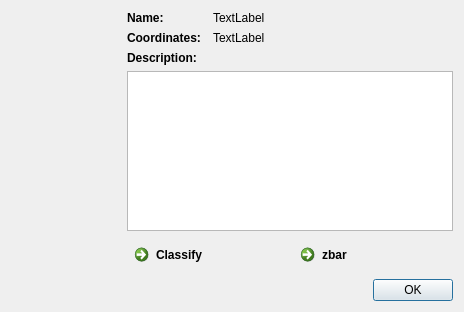
<?xml version="1.0" encoding="UTF-8"?>
<ui version="4.0">
 <class>TargetWindow</class>
 <widget class="QDialog" name="TargetWindow">
  <property name="geometry">
   <rect>
    <x>0</x>
    <y>0</y>
    <width>667</width>
    <height>321</height>
   </rect>
  </property>
  <property name="windowTitle">
   <string>Dialog</string>
  </property>
  <layout class="QVBoxLayout" name="verticalLayout">
   <property name="sizeConstraint">
    <enum>QLayout::SetFixedSize</enum>
   </property>
   <item>
    <layout class="QHBoxLayout" name="horizontalLayout">
     <property name="sizeConstraint">
      <enum>QLayout::SetFixedSize</enum>
     </property>
     <item>
      <widget class="QLabel" name="targetPic">
       <property name="sizePolicy">
        <sizepolicy hsizetype="Expanding" vsizetype="Expanding">
         <horstretch>0</horstretch>
         <verstretch>0</verstretch>
        </sizepolicy>
       </property>
       <property name="minimumSize">
        <size>
         <width>110</width>
         <height>0</height>
        </size>
       </property>
       <property name="autoFillBackground">
        <bool>true</bool>
       </property>
       <property name="frameShape">
        <enum>QFrame::NoFrame</enum>
       </property>
       <property name="frameShadow">
        <enum>QFrame::Sunken</enum>
       </property>
       <property name="lineWidth">
        <number>1</number>
       </property>
       <property name="midLineWidth">
        <number>0</number>
       </property>
       <property name="text">
        <string/>
       </property>
       <property name="scaledContents">
        <bool>false</bool>
       </property>
       <property name="alignment">
        <set>Qt::AlignCenter</set>
       </property>
      </widget>
     </item>
     <item>
      <layout class="QVBoxLayout" name="verticalLayout_2">
       <property name="spacing">
        <number>6</number>
       </property>
       <property name="sizeConstraint">
        <enum>QLayout::SetFixedSize</enum>
       </property>
       <property name="leftMargin">
        <number>0</number>
       </property>
       <item>
        <layout class="QHBoxLayout" name="horizontalLayout_2">
         <property name="topMargin">
          <number>0</number>
         </property>
         <item>
          <widget class="QLabel" name="label1">
           <property name="sizePolicy">
            <sizepolicy hsizetype="Preferred" vsizetype="Fixed">
             <horstretch>0</horstretch>
             <verstretch>0</verstretch>
            </sizepolicy>
           </property>
           <property name="maximumSize">
            <size>
             <width>80</width>
             <height>16777215</height>
            </size>
           </property>
           <property name="font">
            <font>
             <weight>75</weight>
             <bold>true</bold>
            </font>
           </property>
           <property name="text">
            <string>Name:</string>
           </property>
          </widget>
         </item>
         <item>
          <widget class="QLabel" name="nameLabel">
           <property name="text">
            <string>TextLabel</string>
           </property>
          </widget>
         </item>
        </layout>
       </item>
       <item>
        <layout class="QHBoxLayout" name="horizontalLayout_3">
         <property name="topMargin">
          <number>0</number>
         </property>
         <item>
          <widget class="QLabel" name="label_2">
           <property name="maximumSize">
            <size>
             <width>80</width>
             <height>16777215</height>
            </size>
           </property>
           <property name="font">
            <font>
             <weight>75</weight>
             <bold>true</bold>
            </font>
           </property>
           <property name="text">
            <string>Coordinates:</string>
           </property>
          </widget>
         </item>
         <item>
          <widget class="QLabel" name="coordinatesLabel">
           <property name="text">
            <string>TextLabel</string>
           </property>
          </widget>
         </item>
        </layout>
       </item>
       <item>
        <widget class="QLabel" name="label">
         <property name="font">
          <font>
           <weight>75</weight>
           <bold>true</bold>
          </font>
         </property>
         <property name="text">
          <string>Description:</string>
         </property>
        </widget>
       </item>
       <item>
        <widget class="QTextBrowser" name="description">
         <property name="sizePolicy">
          <sizepolicy hsizetype="Minimum" vsizetype="Minimum">
           <horstretch>0</horstretch>
           <verstretch>0</verstretch>
          </sizepolicy>
         </property>
         <property name="maximumSize">
          <size>
           <width>16777215</width>
           <height>160</height>
          </size>
         </property>
         <property name="readOnly">
          <bool>true</bool>
         </property>
        </widget>
       </item>
       <item>
        <layout class="QHBoxLayout" name="horizontalLayout_4">
         <property name="sizeConstraint">
          <enum>QLayout::SetFixedSize</enum>
         </property>
         <item>
          <widget class="QCommandLinkButton" name="classifyButton">
           <property name="sizePolicy">
            <sizepolicy hsizetype="Preferred" vsizetype="Fixed">
             <horstretch>0</horstretch>
             <verstretch>0</verstretch>
            </sizepolicy>
           </property>
           <property name="minimumSize">
            <size>
             <width>160</width>
             <height>0</height>
            </size>
           </property>
           <property name="maximumSize">
            <size>
             <width>160</width>
             <height>16777215</height>
            </size>
           </property>
           <property name="text">
            <string>Classify</string>
           </property>
          </widget>
         </item>
         <item>
          <widget class="QCommandLinkButton" name="zbar">
           <property name="sizePolicy">
            <sizepolicy hsizetype="Minimum" vsizetype="Preferred">
             <horstretch>0</horstretch>
             <verstretch>0</verstretch>
            </sizepolicy>
           </property>
           <property name="minimumSize">
            <size>
             <width>160</width>
             <height>0</height>
            </size>
           </property>
           <property name="maximumSize">
            <size>
             <width>160</width>
             <height>16777215</height>
            </size>
           </property>
           <property name="text">
            <string>zbar</string>
           </property>
          </widget>
         </item>
        </layout>
       </item>
      </layout>
     </item>
    </layout>
   </item>
   <item>
    <widget class="QDialogButtonBox" name="buttonBox">
     <property name="orientation">
      <enum>Qt::Horizontal</enum>
     </property>
     <property name="standardButtons">
      <set>QDialogButtonBox::Ok</set>
     </property>
    </widget>
   </item>
  </layout>
 </widget>
 <resources/>
 <connections>
  <connection>
   <sender>buttonBox</sender>
   <signal>accepted()</signal>
   <receiver>TargetWindow</receiver>
   <slot>accept()</slot>
   <hints>
    <hint type="sourcelabel">
     <x>248</x>
     <y>254</y>
    </hint>
    <hint type="destinationlabel">
     <x>157</x>
     <y>274</y>
    </hint>
   </hints>
  </connection>
  <connection>
   <sender>buttonBox</sender>
   <signal>rejected()</signal>
   <receiver>TargetWindow</receiver>
   <slot>reject()</slot>
   <hints>
    <hint type="sourcelabel">
     <x>316</x>
     <y>260</y>
    </hint>
    <hint type="destinationlabel">
     <x>286</x>
     <y>274</y>
    </hint>
   </hints>
  </connection>
 </connections>
</ui>
